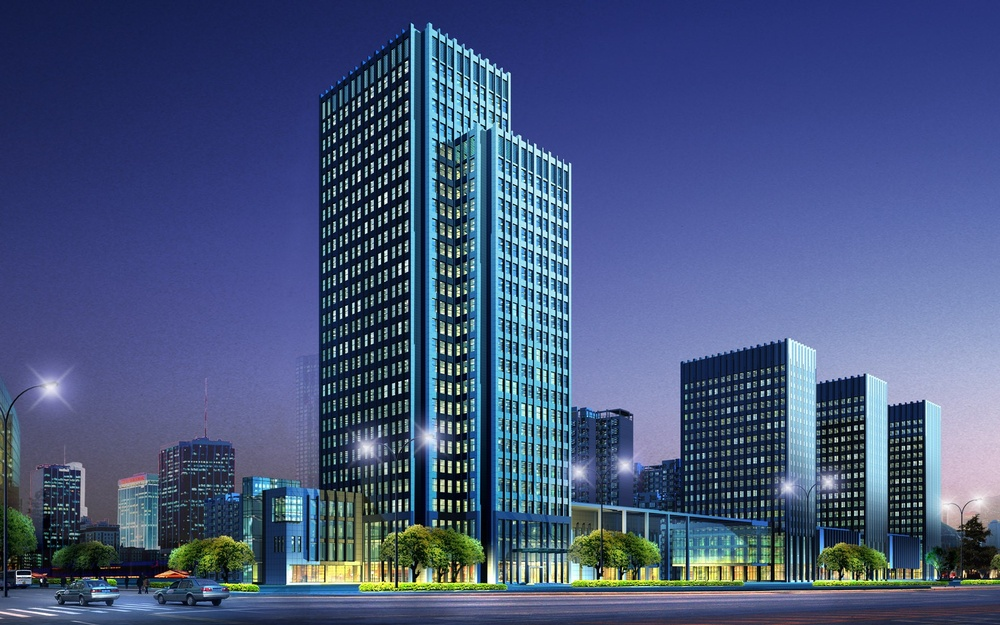
#> input picture day3/build.jpg, 1000 x 625 px, shrunk from 1920 x 1200 before the run
$ python brute.py
#> lines starting #> are read from the running program, lines starting #| are printed output that depends on the picture
import cv2
import matplotlib.pyplot as plt

img1 = cv2.imread("build.jpg")
#> img1 is the input picture: shape (625, 1000, 3); mean B, G, R 125.5, 86.6, 70.4
img2 = cv2.imread("build.jpg")


#ORB keypoiunts Extractor
orb = cv2.ORB_create()
kp1, des1 = orb.detectAndCompute(img1,None)
#> kp1 = 500 keypoints; strongest (x, y, size): (598, 577, 31), (407, 261, 31), (458, 393, 31), (620, 578, 31)
kp2, des2 = orb.detectAndCompute(img2,None)
#> kp2 has the same summary as kp1

Brute_force = cv2.BFMatcher(cv2.NORM_HAMMING,crossCheck=True)
matches = Brute_force.match(des1,des2)
#> matches = 500 matches

matches = sorted(matches,key = lambda x:x.distance)

result = cv2.drawMatches(img1,kp1,img2,kp2,matches[:30],None,flags=0)
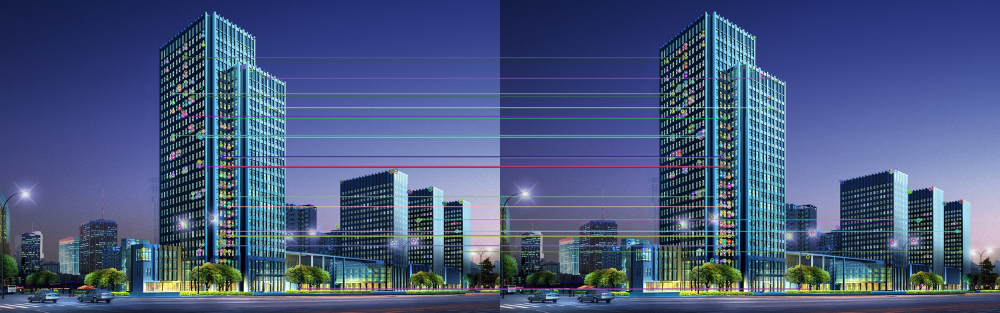
#> result: shape (625, 2000, 3) (shown at 1/2 size); mean B, G, R 125.4, 88.2, 72.1

plt.imshow(cv2.cvtColor(result,cv2.COLOR_BGR2RGB))
plt.axis("off")
plt.show()
